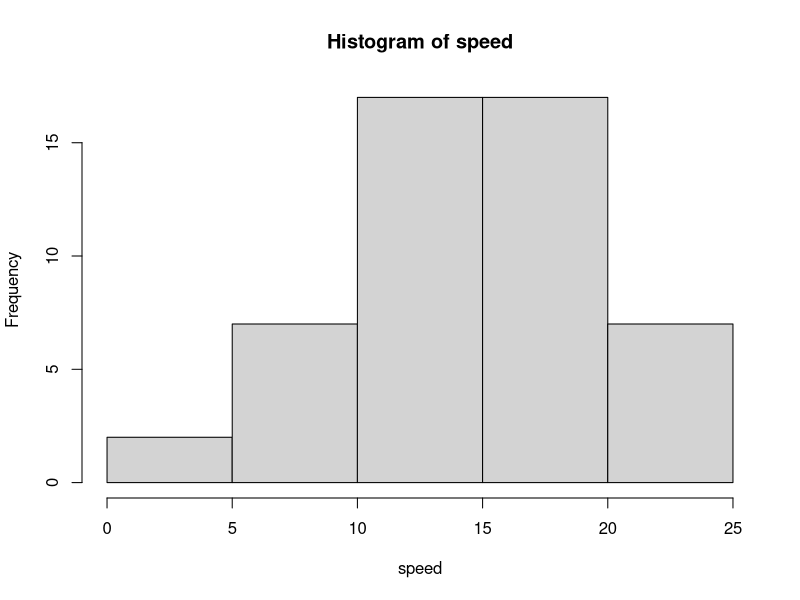
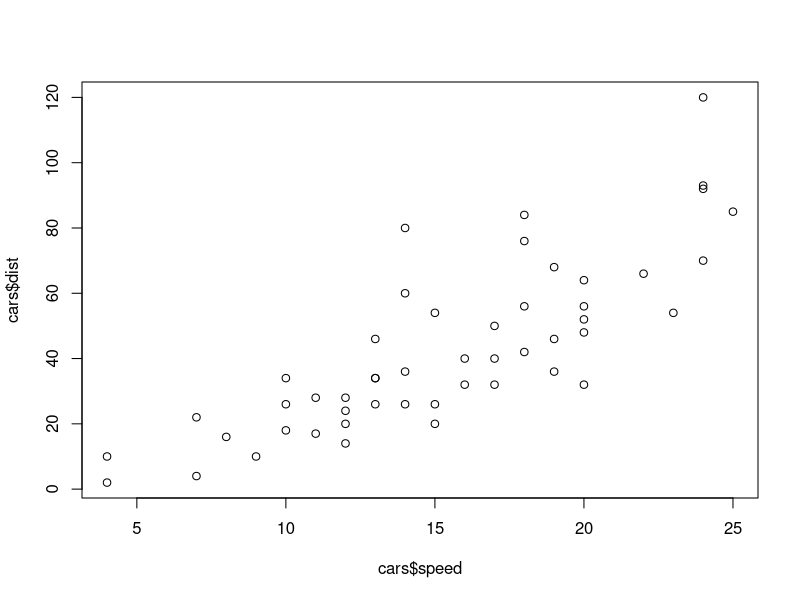

Source code (R) for these figures, in order:
## ---- chunk 1
#table(cars)
head(cars)
summary(cars)
## ---- chunk 2
hist(cars$speed, xlab = "speed", main = "Histogram of speed")
?hist

## ---- chunk 3
cor(cars$speed, cars$dist)
?cor
## ---- chunk 4
cor(cars$speed, cars$dist)
## ---- chunk 5

plot(cars$speed, cars$dist)

